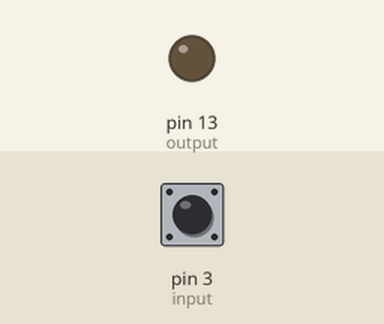
Recording of a sketch running on a simulated Arduino Uno, built with avr-gcc and run on an emulated ATmega328P. Shown: output pins drawn as LEDs (lit = HIGH). Dashed ring = blinking. Inputs (shaded band) come from the test bench; at power-on: pin 3 (input) LOW.

Above: at 1.2 s.
1.3 s: pin 3 (input) pulsed HIGH 5 times (0.12 s each, 0.3 s apart)
At 1.57 s:
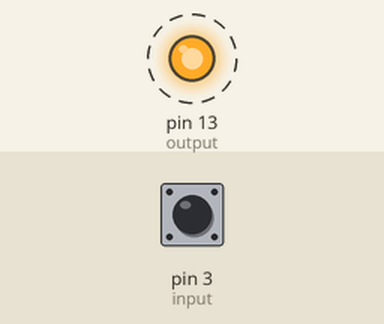
At 3.6 s:
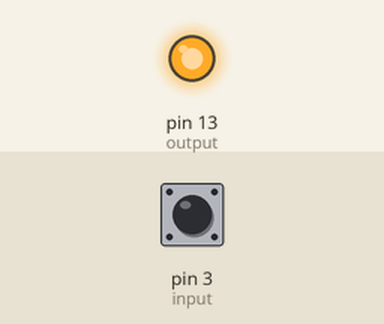
Timing chart, 0 to 5.1 s (numbered marks = the images above; inputs shaded):
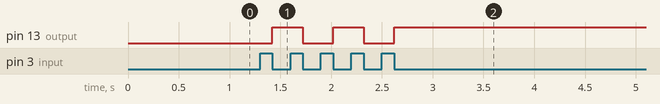

Measured:
- after the input at 1.3 s, pin 13 (output): alternates HIGH for 0.30 s and LOW for 0.30 s, 5 changes in all, then stays HIGH, starting after 0.12 s

The sketch:

aula2_2.ino
```cpp
//Ao soltar o botão led muda o estado. O led não pode ficar louco se o botão ficar pressionado.
//Lógica tradicional
int verifica_botao = 0;
int input = 3;
int output = 13;
int estado = 0;
int troca = 0;

void setup() {
  // put your setup code here, to run once:
  pinMode(output, OUTPUT);
  pinMode(input, INPUT);
  digitalWrite(input, LOW); // 0
  digitalWrite(output, LOW); // 0
}

int botao(){
   while(digitalRead(input) == HIGH){ // somente ao soltar o botão é que devemos trocar o estado do led, isto é, quando sai do while.
    troca = 1;
  }
  if(troca == 1){
    if(estado == 1) estado = 0;
    else estado = 1;
  }
  troca = 0;
  return estado;
}

void loop() {
   int b = botao();
    digitalWrite(output,b); // Note que com a negação temos o que precisamos no enunciado.

}
```
